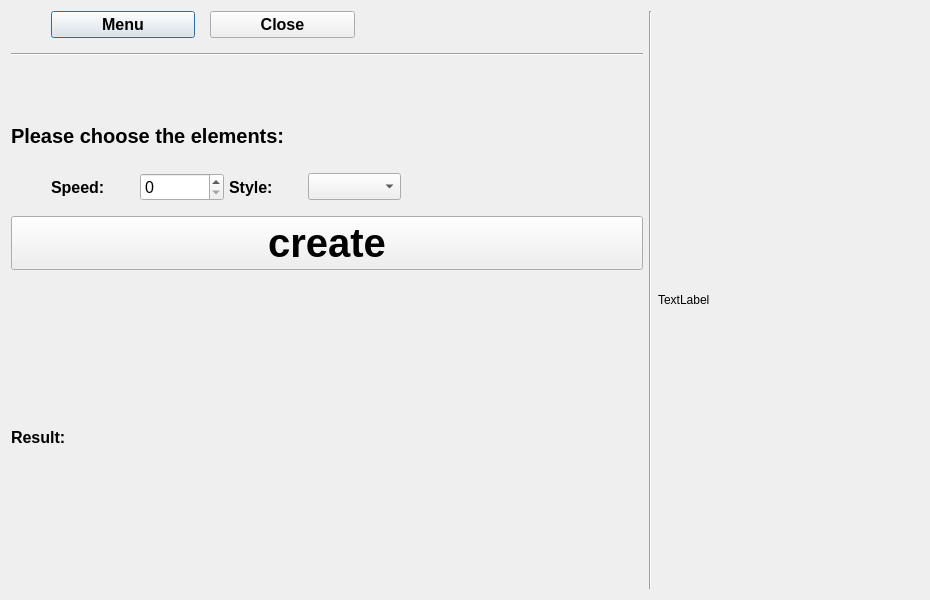
<?xml version="1.0" encoding="UTF-8"?>
<ui version="4.0">
 <class>Dialog</class>
 <widget class="QDialog" name="Dialog">
  <property name="geometry">
   <rect>
    <x>0</x>
    <y>0</y>
    <width>930</width>
    <height>600</height>
   </rect>
  </property>
  <property name="minimumSize">
   <size>
    <width>930</width>
    <height>600</height>
   </size>
  </property>
  <property name="maximumSize">
   <size>
    <width>930</width>
    <height>600</height>
   </size>
  </property>
  <property name="windowTitle">
   <string>Dialog</string>
  </property>
  <layout class="QHBoxLayout" name="horizontalLayout_3">
   <item>
    <layout class="QVBoxLayout" name="verticalLayout" stretch="20,1,10,10,20,30,70">
     <property name="spacing">
      <number>15</number>
     </property>
     <property name="sizeConstraint">
      <enum>QLayout::SetDefaultConstraint</enum>
     </property>
     <item>
      <layout class="QHBoxLayout" name="hbox_tools" stretch="0,2,2,4">
       <item>
        <spacer name="horizontalSpacer_4">
         <property name="orientation">
          <enum>Qt::Horizontal</enum>
         </property>
         <property name="sizeHint" stdset="0">
          <size>
           <width>40</width>
           <height>20</height>
          </size>
         </property>
        </spacer>
       </item>
       <item>
        <widget class="QPushButton" name="pushButton_menu">
         <property name="font">
          <font>
           <family>Arial</family>
           <pointsize>12</pointsize>
           <weight>75</weight>
           <bold>true</bold>
          </font>
         </property>
         <property name="text">
          <string>Menu</string>
         </property>
        </widget>
       </item>
       <item>
        <widget class="QPushButton" name="pushButton_close">
         <property name="font">
          <font>
           <family>Arial</family>
           <pointsize>12</pointsize>
           <weight>75</weight>
           <bold>true</bold>
          </font>
         </property>
         <property name="text">
          <string>Close</string>
         </property>
        </widget>
       </item>
       <item>
        <spacer name="horizontalSpacer">
         <property name="orientation">
          <enum>Qt::Horizontal</enum>
         </property>
         <property name="sizeHint" stdset="0">
          <size>
           <width>40</width>
           <height>20</height>
          </size>
         </property>
        </spacer>
       </item>
      </layout>
     </item>
     <item>
      <widget class="Line" name="line">
       <property name="orientation">
        <enum>Qt::Horizontal</enum>
       </property>
      </widget>
     </item>
     <item>
      <spacer name="verticalSpacer">
       <property name="orientation">
        <enum>Qt::Vertical</enum>
       </property>
       <property name="sizeHint" stdset="0">
        <size>
         <width>20</width>
         <height>40</height>
        </size>
       </property>
      </spacer>
     </item>
     <item>
      <widget class="QLabel" name="label">
       <property name="font">
        <font>
         <family>Arial</family>
         <pointsize>15</pointsize>
         <weight>75</weight>
         <bold>true</bold>
        </font>
       </property>
       <property name="text">
        <string>Please choose the elements:</string>
       </property>
      </widget>
     </item>
     <item>
      <layout class="QHBoxLayout" name="hbox_choose" stretch="0,5,5,7">
       <property name="spacing">
        <number>5</number>
       </property>
       <item>
        <spacer name="horizontalSpacer_3">
         <property name="orientation">
          <enum>Qt::Horizontal</enum>
         </property>
         <property name="sizeHint" stdset="0">
          <size>
           <width>40</width>
           <height>20</height>
          </size>
         </property>
        </spacer>
       </item>
       <item>
        <layout class="QHBoxLayout" name="horizontalLayout">
         <item>
          <widget class="QLabel" name="label_speed">
           <property name="font">
            <font>
             <family>Arial</family>
             <pointsize>12</pointsize>
             <weight>75</weight>
             <bold>true</bold>
            </font>
           </property>
           <property name="text">
            <string>Speed:</string>
           </property>
          </widget>
         </item>
         <item>
          <widget class="QSpinBox" name="spinBox_speed">
           <property name="font">
            <font>
             <family>Arial</family>
             <pointsize>12</pointsize>
            </font>
           </property>
          </widget>
         </item>
        </layout>
       </item>
       <item>
        <layout class="QHBoxLayout" name="horizontalLayout_2">
         <item>
          <widget class="QLabel" name="label_style">
           <property name="font">
            <font>
             <family>Arial</family>
             <pointsize>12</pointsize>
             <weight>75</weight>
             <bold>true</bold>
            </font>
           </property>
           <property name="text">
            <string>Style:</string>
           </property>
          </widget>
         </item>
         <item>
          <widget class="QComboBox" name="comboBox_style">
           <property name="font">
            <font>
             <family>Arial</family>
             <pointsize>12</pointsize>
             <weight>75</weight>
             <bold>true</bold>
            </font>
           </property>
          </widget>
         </item>
        </layout>
       </item>
       <item>
        <spacer name="horizontalSpacer_2">
         <property name="orientation">
          <enum>Qt::Horizontal</enum>
         </property>
         <property name="sizeHint" stdset="0">
          <size>
           <width>40</width>
           <height>20</height>
          </size>
         </property>
        </spacer>
       </item>
      </layout>
     </item>
     <item>
      <widget class="QPushButton" name="pushButton_create">
       <property name="font">
        <font>
         <family>Arial</family>
         <pointsize>30</pointsize>
         <weight>75</weight>
         <bold>true</bold>
        </font>
       </property>
       <property name="styleSheet">
        <string notr="true">QPushBotton{

background-color:green

}</string>
       </property>
       <property name="text">
        <string>create</string>
       </property>
      </widget>
     </item>
     <item>
      <layout class="QHBoxLayout" name="hbox_result" stretch="1,10">
       <item>
        <widget class="QLabel" name="label_result">
         <property name="font">
          <font>
           <family>Arial</family>
           <pointsize>12</pointsize>
           <weight>75</weight>
           <bold>true</bold>
          </font>
         </property>
         <property name="text">
          <string>Result:</string>
         </property>
        </widget>
       </item>
       <item>
        <widget class="QLabel" name="label_result_container">
         <property name="text">
          <string/>
         </property>
        </widget>
       </item>
      </layout>
     </item>
    </layout>
   </item>
   <item>
    <widget class="Line" name="line_2">
     <property name="orientation">
      <enum>Qt::Vertical</enum>
     </property>
    </widget>
   </item>
   <item>
    <widget class="QLabel" name="label_2">
     <property name="minimumSize">
      <size>
       <width>261</width>
       <height>561</height>
      </size>
     </property>
     <property name="maximumSize">
      <size>
       <width>261</width>
       <height>561</height>
      </size>
     </property>
     <property name="text">
      <string>TextLabel</string>
     </property>
    </widget>
   </item>
  </layout>
 </widget>
 <resources/>
 <connections/>
</ui>
